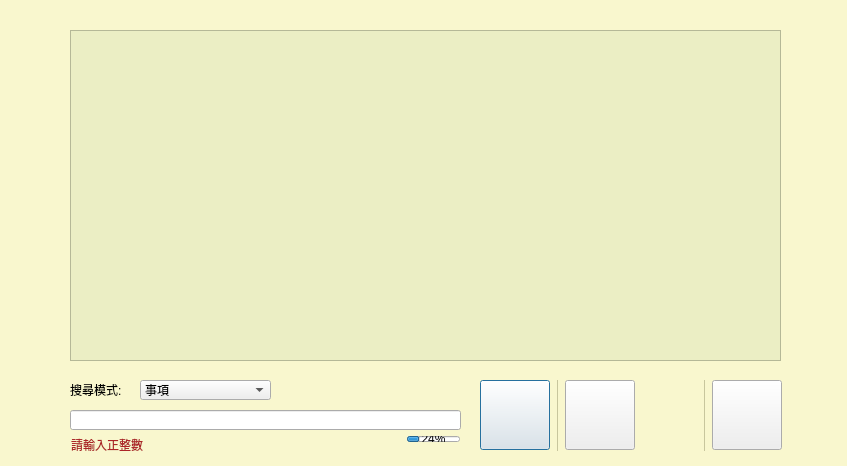
<?xml version="1.0" encoding="UTF-8"?>
<ui version="4.0">
 <class>MyThings</class>
 <widget class="QDialog" name="MyThings">
  <property name="geometry">
   <rect>
    <x>0</x>
    <y>0</y>
    <width>847</width>
    <height>466</height>
   </rect>
  </property>
  <property name="windowTitle">
   <string>Dialog</string>
  </property>
  <widget class="QTableView" name="recordsList">
   <property name="geometry">
    <rect>
     <x>70</x>
     <y>30</y>
     <width>711</width>
     <height>331</height>
    </rect>
   </property>
   <property name="sizePolicy">
    <sizepolicy hsizetype="Fixed" vsizetype="Expanding">
     <horstretch>0</horstretch>
     <verstretch>0</verstretch>
    </sizepolicy>
   </property>
   <property name="contextMenuPolicy">
    <enum>Qt::DefaultContextMenu</enum>
   </property>
   <property name="styleSheet">
    <string notr="true">background-color: rgb(235, 238, 196);
color: rgb(0, 0, 0);
selection-color: rgb(0, 0, 0);
selection-background-color: rgb(205, 201, 255);
font: 11pt &quot;清松手寫體2&quot;;</string>
   </property>
   <property name="horizontalScrollBarPolicy">
    <enum>Qt::ScrollBarAlwaysOff</enum>
   </property>
  </widget>
  <widget class="CustomLabel" name="background">
   <property name="geometry">
    <rect>
     <x>0</x>
     <y>-9</y>
     <width>921</width>
     <height>491</height>
    </rect>
   </property>
   <property name="styleSheet">
    <string notr="true">background-color: rgb(255, 251, 183, 60%);</string>
   </property>
   <property name="text">
    <string/>
   </property>
   <property name="alignment">
    <set>Qt::AlignCenter</set>
   </property>
  </widget>
  <widget class="QPushButton" name="leave">
   <property name="geometry">
    <rect>
     <x>712</x>
     <y>380</y>
     <width>70</width>
     <height>70</height>
    </rect>
   </property>
   <property name="focusPolicy">
    <enum>Qt::NoFocus</enum>
   </property>
   <property name="toolTip">
    <string>離開</string>
   </property>
   <property name="toolTipDuration">
    <number>-1</number>
   </property>
   <property name="text">
    <string/>
   </property>
   <property name="icon">
    <iconset resource="_src.qrc">
     <normaloff>:/new/prefix1/gp_source/leave.png</normaloff>:/new/prefix1/gp_source/leave.png</iconset>
   </property>
   <property name="iconSize">
    <size>
     <width>62</width>
     <height>62</height>
    </size>
   </property>
   <property name="autoDefault">
    <bool>false</bool>
   </property>
  </widget>
  <widget class="CustomerLineEdit" name="searchKey">
   <property name="geometry">
    <rect>
     <x>70</x>
     <y>410</y>
     <width>391</width>
     <height>20</height>
    </rect>
   </property>
   <property name="focusPolicy">
    <enum>Qt::ClickFocus</enum>
   </property>
  </widget>
  <widget class="QLabel" name="search_label">
   <property name="geometry">
    <rect>
     <x>70</x>
     <y>382</y>
     <width>151</width>
     <height>16</height>
    </rect>
   </property>
   <property name="styleSheet">
    <string notr="true">font: 25 10pt &quot;timemachine wa&quot;;</string>
   </property>
   <property name="text">
    <string>搜尋模式:</string>
   </property>
  </widget>
  <widget class="QPushButton" name="search">
   <property name="geometry">
    <rect>
     <x>480</x>
     <y>380</y>
     <width>70</width>
     <height>70</height>
    </rect>
   </property>
   <property name="focusPolicy">
    <enum>Qt::StrongFocus</enum>
   </property>
   <property name="toolTip">
    <string>&lt;html&gt;&lt;head/&gt;&lt;body&gt;&lt;p&gt;搜尋事項&lt;/p&gt;&lt;/body&gt;&lt;/html&gt;</string>
   </property>
   <property name="text">
    <string/>
   </property>
   <property name="icon">
    <iconset resource="_src.qrc">
     <normaloff>:/new/prefix1/gp_source/search.png</normaloff>:/new/prefix1/gp_source/search.png</iconset>
   </property>
   <property name="iconSize">
    <size>
     <width>60</width>
     <height>60</height>
    </size>
   </property>
   <property name="shortcut">
    <string>Return</string>
   </property>
   <property name="autoDefault">
    <bool>true</bool>
   </property>
   <property name="default">
    <bool>false</bool>
   </property>
   <property name="flat">
    <bool>false</bool>
   </property>
  </widget>
  <widget class="QProgressBar" name="proBar">
   <property name="geometry">
    <rect>
     <x>407</x>
     <y>436</y>
     <width>53</width>
     <height>6</height>
    </rect>
   </property>
   <property name="value">
    <number>24</number>
   </property>
  </widget>
  <widget class="QFrame" name="frame">
   <property name="geometry">
    <rect>
     <x>704</x>
     <y>380</y>
     <width>1</width>
     <height>71</height>
    </rect>
   </property>
   <property name="styleSheet">
    <string notr="true">background-color: rgb(152, 152, 152);</string>
   </property>
   <property name="frameShape">
    <enum>QFrame::StyledPanel</enum>
   </property>
   <property name="frameShadow">
    <enum>QFrame::Raised</enum>
   </property>
  </widget>
  <widget class="QComboBox" name="modeChoose">
   <property name="geometry">
    <rect>
     <x>140</x>
     <y>380</y>
     <width>131</width>
     <height>20</height>
    </rect>
   </property>
   <property name="contextMenuPolicy">
    <enum>Qt::CustomContextMenu</enum>
   </property>
   <property name="styleSheet">
    <string notr="true"/>
   </property>
   <property name="currentIndex">
    <number>0</number>
   </property>
   <property name="maxVisibleItems">
    <number>3</number>
   </property>
   <property name="sizeAdjustPolicy">
    <enum>QComboBox::AdjustToContentsOnFirstShow</enum>
   </property>
   <item>
    <property name="text">
     <string>事項</string>
    </property>
   </item>
   <item>
    <property name="text">
     <string>小於優先序</string>
    </property>
   </item>
   <item>
    <property name="text">
     <string>大於優先序</string>
    </property>
   </item>
  </widget>
  <widget class="QLabel" name="alert_tip">
   <property name="geometry">
    <rect>
     <x>71</x>
     <y>435</y>
     <width>288</width>
     <height>20</height>
    </rect>
   </property>
   <property name="styleSheet">
    <string notr="true">color: rgb(172, 37, 39);</string>
   </property>
   <property name="text">
    <string>請輸入正整數</string>
   </property>
  </widget>
  <widget class="QFrame" name="frame_2">
   <property name="geometry">
    <rect>
     <x>557</x>
     <y>380</y>
     <width>1</width>
     <height>71</height>
    </rect>
   </property>
   <property name="styleSheet">
    <string notr="true">background-color: rgb(152, 152, 152);</string>
   </property>
   <property name="frameShape">
    <enum>QFrame::StyledPanel</enum>
   </property>
   <property name="frameShadow">
    <enum>QFrame::Plain</enum>
   </property>
  </widget>
  <widget class="QPushButton" name="myAlerm">
   <property name="geometry">
    <rect>
     <x>565</x>
     <y>380</y>
     <width>70</width>
     <height>70</height>
    </rect>
   </property>
   <property name="focusPolicy">
    <enum>Qt::NoFocus</enum>
   </property>
   <property name="toolTip">
    <string>我的鈴聲</string>
   </property>
   <property name="text">
    <string/>
   </property>
   <property name="icon">
    <iconset resource="_src.qrc">
     <normaloff>:/new/prefix1/gp_source/bell.png</normaloff>:/new/prefix1/gp_source/bell.png</iconset>
   </property>
   <property name="iconSize">
    <size>
     <width>60</width>
     <height>60</height>
    </size>
   </property>
   <property name="autoDefault">
    <bool>false</bool>
   </property>
  </widget>
  <zorder>frame</zorder>
  <zorder>frame_2</zorder>
  <zorder>background</zorder>
  <zorder>recordsList</zorder>
  <zorder>leave</zorder>
  <zorder>searchKey</zorder>
  <zorder>search_label</zorder>
  <zorder>search</zorder>
  <zorder>proBar</zorder>
  <zorder>modeChoose</zorder>
  <zorder>alert_tip</zorder>
  <zorder>myAlerm</zorder>
 </widget>
 <customwidgets>
  <customwidget>
   <class>CustomerLineEdit</class>
   <extends>QLineEdit</extends>
   <header>customerlineedit.h</header>
  </customwidget>
  <customwidget>
   <class>CustomLabel</class>
   <extends>QLabel</extends>
   <header>customlabel.h</header>
  </customwidget>
 </customwidgets>
 <resources>
  <include location="_src.qrc"/>
 </resources>
 <connections/>
</ui>
